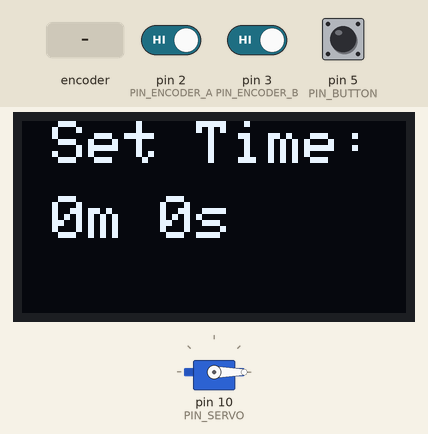
A sketch run on a simulated Arduino Uno, built with avr-gcc and run on an emulated ATmega328P. Shown: servo, 128×64 one-colour display. The test bench sets the inputs (shaded band); at power-on: pin 5 (PIN_BUTTON) LOW, pin 2 (PIN_ENCODER_A) HIGH, pin 3 (PIN_ENCODER_B) HIGH. EEPROM starts erased; what the sketch prints to the serial monitor is not drawn.

Above: at 1.7 s.
1.8 s: rotary encoder on pin 2 (PIN_ENCODER_A) / pin 3 (PIN_ENCODER_B) turned 3 steps (first pin leading)
At 2.7 s:
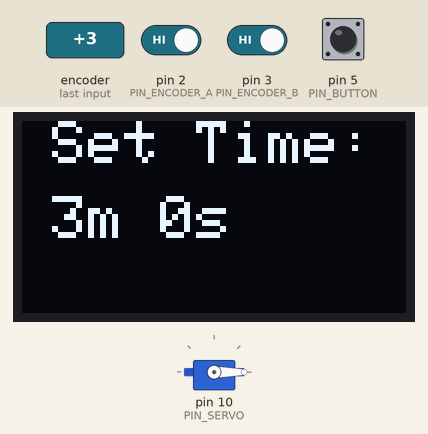
3.9 s: pin 5 (PIN_BUTTON) pulled HIGH for 0.15 s
At 5.7 s:
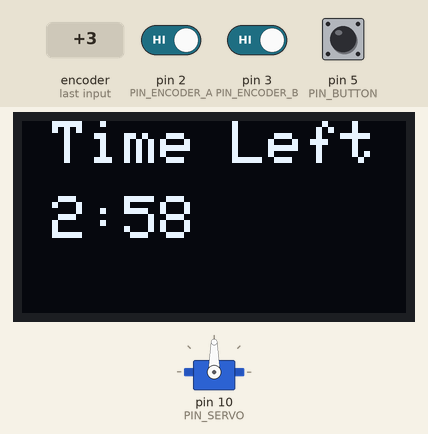
Timing chart, 0 to 7.2 s (numbered marks = the images above; inputs shaded):
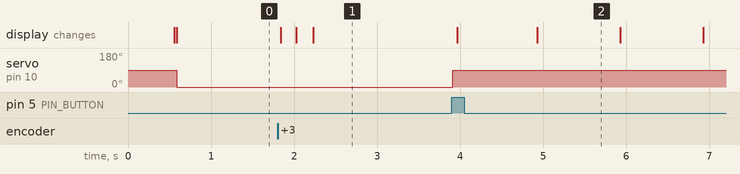

The sketch:

PhoneJailCode_V2.ino
```cpp
// -------------------- Imports --------------------

// OLED Imports
#include <SPI.h>
#include <Wire.h>
#include <Adafruit_GFX.h>
#include <Adafruit_SSD1306.h>
#include <Servo.h>
#include <EEPROM.h>

// -------------------- Module Definitions --------------------

// Phone jail states
typedef enum {
  STATE_IDLE,
  STATE_LOCKED
} State_t;
volatile State_t currentLockState = STATE_LOCKED;  // Set initial state to locked (prevents accidental unlocking)

// Encoder definitions (TODO: CONFIRM THESE ARE CORRECT)
#define PIN_ENCODER_A 2     // A
#define PIN_ENCODER_B 3     // B
#define PIN_BUTTON 5        // S2
#define PIN_SERVO 10        // M1

// OLED definitions
#define SCREEN_WIDTH 128 // OLED display width, in pixels
#define SCREEN_HEIGHT 64 // OLED display height, in pixels
// Declaration for an SSD1306 display connected to I2C (SDA, SCL pins)
// The pins for I2C are defined by the Wire-library.
// On an arduino UNO:       A4(SDA), A5(SCL)
// On an arduino MEGA 2560: 20(SDA), 21(SCL)
// On an arduino LEONARDO:   2(SDA),  3(SCL), ...
#define OLED_RESET     -1 // Reset pin # (or -1 if sharing Arduino reset pin)
#define SCREEN_ADDRESS 0x3D ///< See datasheet for Address; 0x3D for 128x64, 0x3C for 128x32
Adafruit_SSD1306 display(SCREEN_WIDTH, SCREEN_HEIGHT, &Wire, OLED_RESET);

// Servo definitions
Servo servo;
int closedAngle = 90;    // [deg], servo closed angle
int openAngle = 0;       // [deg], servo open angle
bool servoState = 0;     // 0 = closed (default), 1 = open

// Timer definitions
volatile unsigned long timerDuration = 0;  // [ms], to update with rotary encoder
unsigned long timeRemaining = 0;           // [ms], time left in timer
unsigned long startTime = 0;               // [ms], global time at start
bool isTimerRunning = false;      // is the timer running?
const unsigned long timerIncrement = 60000;      // [ms], how much timer increases/decreases by each scroll

// EEPROM stuff
const uint32_t signature = 0x12345678;        // signature value
const uint8_t signatureAddr = 0x00;           // address of signature stored in EEPROM
const uint8_t timeRemainingAddr = 0x10;       // address of timeRemaing variable
const uint8_t timerDurationAddr = 0x20;       // address of timerDuration variable
unsigned long lastWriteTime = 0;              // time stamp of last write to EEPROM
const unsigned long interval = 60000;         // write to EEPROM only every minute
const unsigned long punishment = 0;  // added time for turning it off while running 60000 * 60

// -------------------- Function Definitions --------------------
// State machines and services
void RunLockingSM();            // Main state machine, handles locking
void RunScrollingService();     // Service, handles rotary encoder scrolling
void RunDisplayUpdateService(); // Service, updates display every second

// Event checkers
bool CheckButtonPressed();      // Checks rotary encoder button pressed
bool CheckTimerExpired();       // Checks if the timer has expired

// EEPROM helper functions
bool EEPROMInitialized();

// -------------------- MAIN CODE --------------------

// SETUP: runs once
void setup() {
  // put your setup code here, to run once:
  delay(500);  // pause for a moment so display actually turns on without reset button


  Serial.begin(9600);

  // if (!EEPROMInitialized()) {
  //   // first time boards powered up
  //   // erase eeprom
  //   for (int i = 0; i < EEPROM.length(); i++) {
  //     EEPROM.write(i, 0x00);
  //   }
  //   // write unique signature to eeprom
  //   EEPROM.put(signatureAddr, signature);
  // } else {
  //   EEPROM.get(timeRemainingAddr, timeRemaining);
  //   timeRemaining += punishment;
  //   EEPROM.get(timerDurationAddr, timerDuration);
  //   currentLockState = STATE_LOCKED;
  // }

  // ------ Encoder Setup -------
  // set pins as input with internal pull-up resistors enabled
  pinMode(PIN_ENCODER_A, INPUT);
  pinMode(PIN_ENCODER_B, INPUT);
  pinMode(PIN_BUTTON, INPUT);
  digitalWrite(PIN_ENCODER_A, HIGH);
  digitalWrite(PIN_ENCODER_B, HIGH);
  digitalWrite(PIN_BUTTON, LOW);

  // Attach interrupt for scrolling service
  attachInterrupt(digitalPinToInterrupt(PIN_ENCODER_A), RunScrollingService, CHANGE);

  // ------- Servo Setup -------
  servo.attach(PIN_SERVO);

  // ------- OLED Display Setup -------
  // SSD1306_SWITCHCAPVCC = generate display voltage from 3.3V internally
  if(!display.begin(SSD1306_SWITCHCAPVCC, SCREEN_ADDRESS)) {
    Serial.println(F("SSD1306 allocation failed"));
    for(;;); // Don't proceed, loop forever
  }
  display.clearDisplay();
  // Show initial display buffer contents on the screen --
  // the library initializes this with an Adafruit splash screen.
  display.display();

  // Clear the buffer
  display.clearDisplay();

  // Make timer text
  display.setTextSize(2);
  display.setTextColor(SSD1306_WHITE);       // Draw white text

}

// LOOP: runs continuously
void loop() {
  // put your main code here, to run repeatedly:
  //display.display();
  // No need to add scrolling service here--it's an interrupt in setup()
  RunDisplayUpdateService();
  RunLockingSM();

}


// -------------------- Service Functions --------------------

/*
Name: RunScrollingService
Purpose: Checks rotary encoder rising and falling edges and updates timer duration
Inputs: None
Outputs: None
*/
void RunScrollingService() {

  // Time delay debounce
  static unsigned long prevInterruptTime = 0;
  unsigned long interruptTime = millis();

  if (interruptTime - prevInterruptTime > 5) {  // Prevent wiggling
    // Check current encoder pin states
    bool A_state = digitalRead(PIN_ENCODER_A);
    bool B_state = digitalRead(PIN_ENCODER_B);

    // Encoder change tracking
    static bool prevEncA = 0;      // Track previous encoder A value
    static bool prevEncB = 0;      // Track previous encoder B value

    // Timer duration can only change when device is in idle state
    if (currentLockState == STATE_IDLE) {
      if (A_state == LOW) {   // Prevent double counting
        if (A_state == B_state) {
          // Make sure timer doesn't go negative
          if (timerDuration > 0) {
            timerDuration -= timerIncrement;    // Reduce time
          }
        } else {
          timerDuration += timerIncrement;    // Increase time
        }
      }
      prevInterruptTime = interruptTime;
    }

    // Reset previous encoder values to current ones
    prevEncA = A_state;
    prevEncB = B_state;
  }
}


/*
Name: RunDisplayUpdateService
Purpose: Updates display when counting down or scrolling
Inputs: None
Outputs: None
*/
void RunDisplayUpdateService() {

  if (isTimerRunning == true) { // Update display when counting down

    // Declare current and previous display times
    static unsigned long prevDisplaySecond = 0;
    unsigned long currentDisplaySecond = timeRemaining / 1000;

    // We only want to update the display once per sec
    if (currentDisplaySecond != prevDisplaySecond) {

      // Calculate minutes and seconds to display
      int minRemaining = timeRemaining / 60000;
      int secRemaining = (timeRemaining % 60000) / 1000;

      // Format display
      display.clearDisplay();
      display.setTextSize(2);

      // Print pre-time message
      display.setCursor(10, 0);
      display.println(F("Time Left"));

      // Print time remaining in MM:SS
      display.setCursor(10, 25);
      display.print(minRemaining);
      display.print(":");
      if (secRemaining < 10) display.print("0");  // Add leading 0 for seconds if < 10 sec
      display.print(secRemaining);

      // Display the time
      display.display();

      // Update previous display second to equal current
      prevDisplaySecond = currentDisplaySecond;
    }

  } else {                  // Update display when scrolling

    static unsigned long prevTimerDuration = 0;

    // *** PAUSE INTERRUPTS ***
    noInterrupts();
    unsigned long safeTimerDuration = timerDuration;
    interrupts();
    // *** RESUME INTERRUPTS ***

    if (prevTimerDuration != safeTimerDuration || ((prevTimerDuration == 0) && (safeTimerDuration == 0))) {
      int timerMin = safeTimerDuration / 60000;
      int timerSec = (safeTimerDuration % 60000) / 1000;

      // Format display
      display.clearDisplay();
      display.setTextSize(2);

      // Print pre-time message
      display.setCursor(10, 0);
      display.println(F("Set Time:"));

      // Print timer duration
      display.setCursor(10, 25);
      display.print(timerMin);
      display.print("m ");
      display.print(timerSec);
      display.print("s");

      // Display the time
      display.display();

      // Reset previous timer variable
      prevTimerDuration = safeTimerDuration;
    }
  }

}


/*
Name: RunLockingSM
Purpose: Main run function for State Machine. Handles state switching and runs event checkers.
Inputs: None
Outputs: None
*/
void RunLockingSM() {

  // Run event checkers
  bool isButtonPressed = CheckButtonPressed();
  bool isTimerExpired = CheckTimerExpired();

  // State switch case
  switch (currentLockState) {
    case STATE_IDLE:
      // Only care about button if timer is set to a nonzero value
      if ((isButtonPressed == true) && (timerDuration > 0)) {
        // 1. Lock servo
        servo.write(closedAngle);
        // Serial.println("here");

        // 2. Set start time for timer and write time duration to EEPROM
        startTime = millis();
        timeRemaining = timerDuration;
        isTimerRunning = true;
        EEPROM.put(timerDurationAddr, timerDuration);

        // 3. Move to next state
        currentLockState = STATE_LOCKED;
      }
      break;

    case STATE_LOCKED:
      if (isTimerExpired) {
        Serial.println("got");
        // 1. Unlock servo
        servo.write(openAngle);

        // // 2. Update display
        // // 2a. Format display
        // display.clearDisplay();
        // display.setTextSize(2);

        // // 2b. Print message
        // display.setCursor(0, 0);
        // display.println(F("Done!"));

        // // 2c. Display the message
        // display.display();

        // 3. Reset values
        isTimerRunning = false;   // Timer has stopped running
        timerDuration = 0;        // Reset timer duration

        // 4. Move to next state (unlocked)
        currentLockState = STATE_IDLE;
      }
      break;
  }
}


// -------------------- Event Checker Functions --------------------

/*
Name: CheckButtonPressed
Purpose: Checks if rotary encoder button is pressed. Returns true if so.
Inputs: None
Outputs: bool
*/
bool CheckButtonPressed() {
  bool returnVal = false;

  // Initialize button states
  static bool prevButtonState = 0;
  bool currentButtonState = digitalRead(PIN_BUTTON);

  // Check if state has changed since last run and button is pressed
  if ((prevButtonState != currentButtonState) && currentButtonState == HIGH) {
    returnVal = true;
  }

  // Set previous state to current state for next loop
  prevButtonState = currentButtonState;

  return returnVal;
}


/*
Name: CheckTimerExpired
Purpose: Checks if locking timer has expired. Returns true if so.
Inputs: None
Outputs: bool
*/
bool CheckTimerExpired() {
  bool returnVal = false;

  unsigned long currentTime = millis();
  unsigned long elapsedTime = currentTime - startTime;

  // Make sure time remaining is never negative
  if (timeRemaining <= 0) {
    timeRemaining = 0; // Lower limit is 0
    returnVal = true;
  } else {
    timeRemaining = timerDuration - elapsedTime;
  }

  // If a minute as elapsed from last write then write to EEPROM
  if (currentTime - lastWriteTime > interval) {
    EEPROM.put(timeRemainingAddr, timeRemaining);
    lastWriteTime = millis();
  }

  return returnVal;
}

/*
Name: EEPROMInitialized
Purpose: Checks if EEPROM has been written to before. Returns true if yes, otherwise false.
Inputs: None
Outputs: bool
*/
bool EEPROMInitialized() {
  uint32_t val;
  EEPROM.get(signatureAddr, val);
  return val == signature;
}
```

Measured:
- after the input at 1.8 s, the display: first changes at once (image 1 shows a later state)
- after the input at 3.9 s, servo on pin 10 (PIN_SERVO): 0° → 90° at once; the display: first changes after 0.07 s (image 2 shows a later state)
- what the display in image 2 shows lasts 1.0 s, from 4.9 s to 5.9 s
